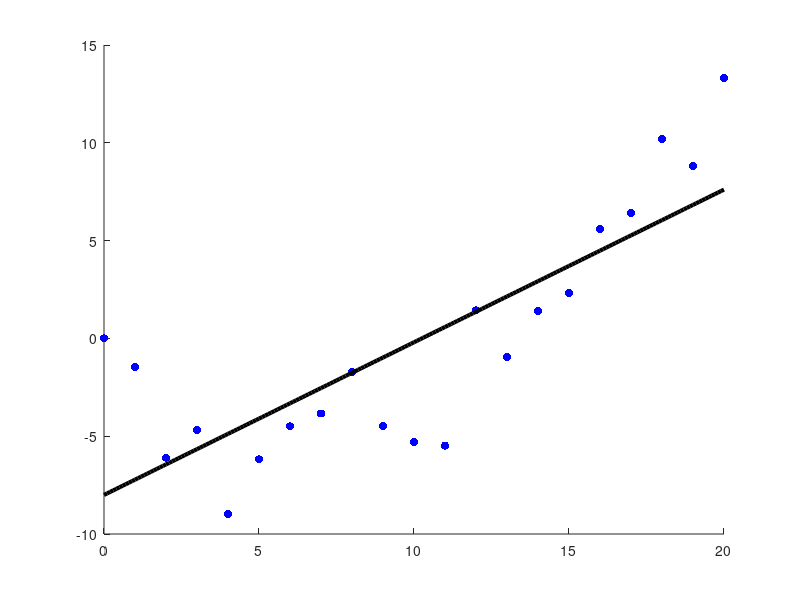

MATLAB code to generate this figure: (Note: this script raises an error after producing the figure.)

% Make data
n = 21;
xtrain = linspace(0,20,n)';
xtest = [0:0.1:20]';
sigma2 = 4;
w = [-1.5; 1/9];
fun = @(x) w(1)*x + w(2)*x.^2;
ytrain = feval(fun, xtrain) + randn(size(xtrain,1),1)*sqrt(sigma2);
ytestNoisefree = feval(fun, xtest);
Xtrain = xtrain; Xtest = xtest;


%% Basic
Xtrain = [ones(size(Xtrain,1),1) Xtrain];
w = Xtrain \ ytrain;
Xtest = [ones(size(Xtest,1),1) Xtest];
ypredTest = Xtest*w;

figure;
scatter(Xtrain(:,2),ytrain,'b','filled');
hold on;
plot(Xtest(:,2), ypredTest, 'k', 'linewidth', 3);


%% With standardization
Xtrain = xtrain; Xtest = xtest;


% Preprocess train
[Xtrain, mu, sigma] = standardizeCols(Xtrain);
w = linregL2Fit(Xtrain, ytrain, 0);
Xtest = standardizeCols(Xtest, mu, sigma);
ypredTest = linregPredict(w, Xtest);

figure;
scatter(Xtrain(:,1),ytrain,'b','filled');
hold on;
plot(Xtest(:,1), ypredTest, 'k', 'linewidth', 3);

